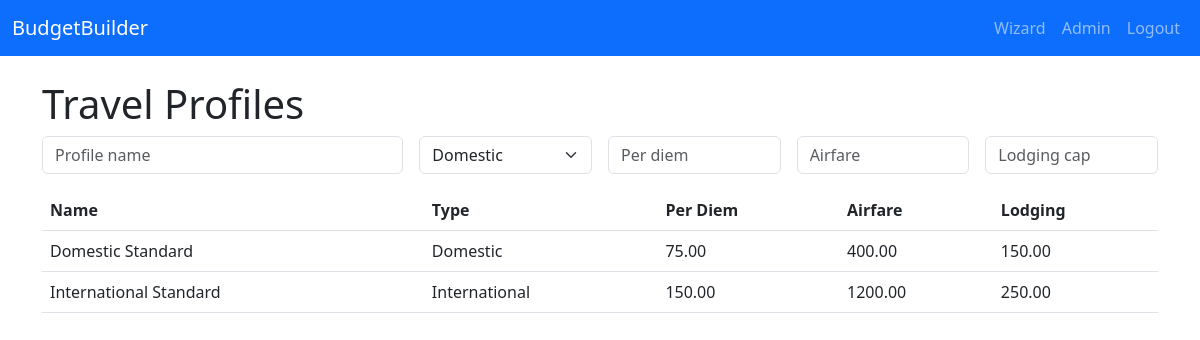
The page /admin/manage_travel.php (signed in) on the database its author committed.
### tables this page shows
CREATE TABLE IF NOT EXISTS travel_profiles (
  travel_id INT AUTO_INCREMENT PRIMARY KEY,
  profile_name VARCHAR(255),
  destination_type VARCHAR(20),
  per_diem DECIMAL(10,2),
  airfare_estimate DECIMAL(10,2),
  lodging_cap DECIMAL(10,2)
);

### admin/manage_travel.php (the view, shortened to what this page needs)
<?php
require '../config.php'; require_login();
$profiles = $pdo->query('SELECT * FROM travel_profiles')->fetchAll();
require '../templates/header.php';
?>
<h1>Travel Profiles</h1>
<form method="post" class="row g-3 mb-3">
  <div class="col-md-4"><input name="profile_name" class="form-control" placeholder="Profile name"></div>
  <div class="col-md-2"><select name="destination_type" class="form-select"><option>Domestic</option><option>International</option></select></div>
  <div class="col-md-2"><input name="per_diem" class="form-control" placeholder="Per diem"></div>
  <div class="col-md-2"><input name="airfare_estimate" class="form-control" placeholder="Airfare"></div>
  <div class="col-md-2"><input name="lodging_cap" class="form-control" placeholder="Lodging cap"></div>
</form>
<table class="table"><thead><tr><th>Name</th><th>Type</th><th>Per Diem</th><th>Airfare</th><th>Lodging</th></tr></thead><tbody>
<?php foreach($profiles as $p): ?><tr><td><?=htmlspecialchars($p['profile_name'])?></td><td><?=htmlspecialchars($p['destination_type'])?></td><td><?=htmlspecialchars($p['per_diem'])?></td><td><?=htmlspecialchars($p['airfare_estimate'])?></td><td><?=htmlspecialchars($p['lodging_cap'])?></td></tr><?php endforeach; ?>
</tbody></table>
<?php require '../templates/footer.php'; ?>

### templates/header.php (shortened to what this page needs)
<!doctype html>
<html lang="en">
  <head>
    <link href="https://cdn.jsdelivr.net/npm/bootstrap@5.3.0/dist/css/bootstrap.min.css" rel="stylesheet">
  </head>
  <body>
  <nav class="navbar navbar-expand-lg navbar-dark bg-primary">
    <div class="container-fluid">
      <a class="navbar-brand" href="wizard_step1.php">BudgetBuilder</a>
      <div class="collapse navbar-collapse">
        <ul class="navbar-nav ms-auto">
          <?php if(!empty($_SESSION['user_id'])): ?>
            <li class="nav-item"><a class="nav-link" href="wizard_step1.php">Wizard</a></li>
            <li class="nav-item"><a class="nav-link" href="admin/index.php">Admin</a></li>
            <li class="nav-item"><a class="nav-link" href="logout.php">Logout</a></li>
          <?php else: ?>
            <li class="nav-item"><a class="nav-link" href="login.php">Login</a></li>
          <?php endif; ?>
        </ul>
      </div>
    </div>
  </nav>
  <div class="container mt-4">

### templates/footer.php (shortened to what this page needs)
  </div>
  </body>
</html>

### rows shown on the page
travel_profiles: profile_name "Domestic Standard", destination_type "Domestic", per_diem "75.00", airfare_estimate "400.00", lodging_cap "150.00"
travel_profiles: profile_name "International Standard", destination_type "International", per_diem "150.00", airfare_estimate "1200.00", lodging_cap "250.00"
